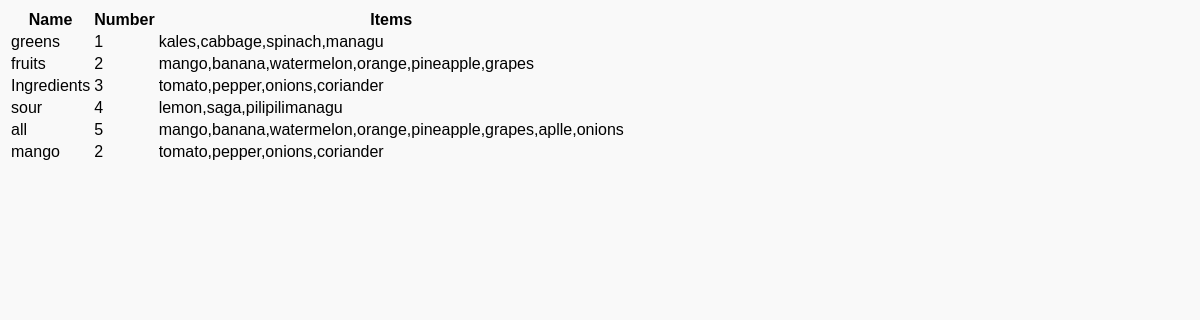
The app's page /basket/basket/list, older data.
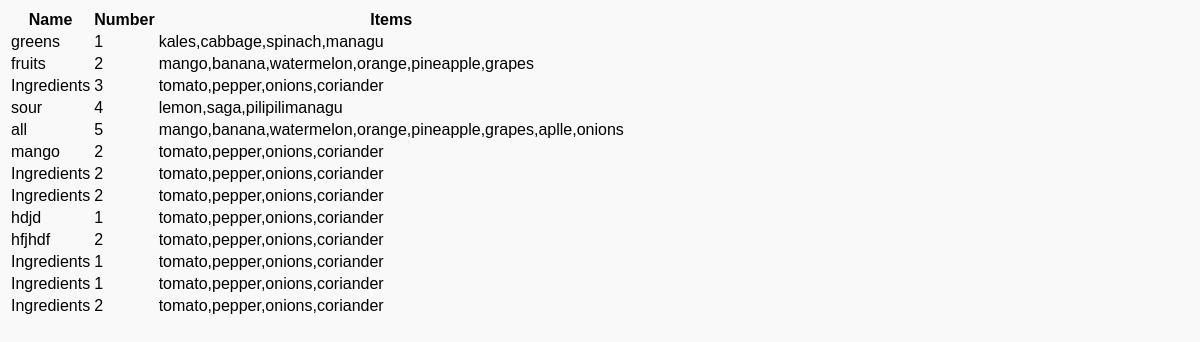
The same page, newer data.
### basket/models.py (models this page shows)
class Basket(models.Model):
     basket_name=models.CharField(max_length=30)
     basket_number=models.IntegerField()
     items_baskets=models.CharField(max_length=500)
     created_at=models.DateTimeField(auto_now_add=True)
     updated_at=models.DateTimeField(auto_now=True)

### basket/views.py (the view)
# urls.py: path("basket/list",basket_list,name="basket_list_view"),
def basket_list(request):
    baskets = Basket.objects.all()
    return render(request, 'basket/basket_list.html', {'baskets': baskets})

### templates/basket/basket_list.html (shortened to what this page needs)
<!DOCTYPE html>
<html lang="en">
<head>
    {% load static %}
    <link rel="stylesheet" href="{% static 'CSS/product-list.css' %}">
</head>
<body>
     <table >
        <thead >
            <tr>
                <th >Name</th>
                <th >Number</th>
                <th >Items</th>
            </tr>
        </thead>
        <tbody>
            {% for basket in baskets %}
            <tr>
                <td >{{ basket.basket_name }}</td>
                <td >{{ basket.basket_number }}</td>
                <td >{{ basket.items_baskets}}</td>
            </tr>
            {%endfor%}
        </tbody>
    </table>
</body>
</html>

### inventory/static/CSS/product-list.css (style rules this page uses)
body { font-family: Arial, sans-serif; background-color: #f9f9f9; }

Row changes from the older to the newer data that the page shows:
added Basket: basket_name "Ingredients", basket_number "2", items_baskets "tomato,pepper,onions,coriander"
added Basket: basket_name "Ingredients", basket_number "2", items_baskets "tomato,pepper,onions,coriander"
added Basket: basket_name "hdjd", basket_number "1", items_baskets "tomato,pepper,onions,coriander"
added Basket: basket_name "hfjhdf", basket_number "2", items_baskets "tomato,pepper,onions,coriander"
added Basket: basket_name "Ingredients", basket_number "1", items_baskets "tomato,pepper,onions,coriander"
added Basket: basket_name "Ingredients", basket_number "1", items_baskets "tomato,pepper,onions,coriander"
added Basket: basket_name "Ingredients", basket_number "2", items_baskets "tomato,pepper,onions,coriander"
